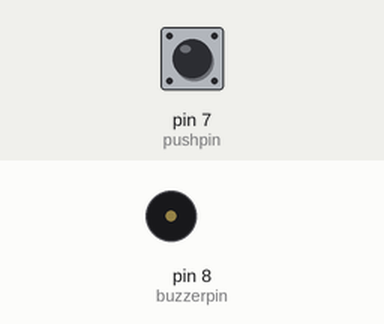
A sketch run on a simulated Arduino Uno, built with avr-gcc and run on an emulated ATmega328P. Parts: buzzer (waves = sounding, pin HIGH). Inputs (shaded band) come from the test bench; at power-on: pin 7 (pushpin) HIGH.

Above: at 1.2 s.
1.3 s: pin 7 (pushpin) pulled LOW for 1 s
At 1.47 s:
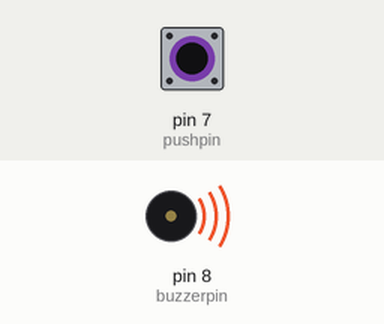
4.0 s: pin 7 (pushpin) pulled LOW for 3.2 s
At 7.8 s:
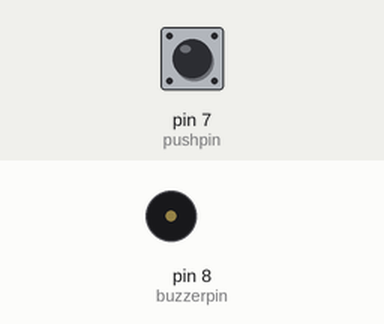
Timing chart, 0 to 9.3 s (numbered marks = the images above; inputs shaded):
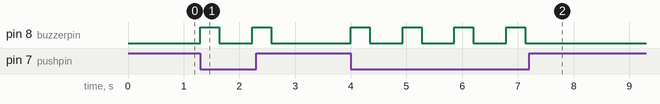

Measured:
- after the input at 1.3 s, pin 8 (buzzerpin): alternates HIGH for 0.34 s and LOW for 0.59 s, 4 changes in all, then stays LOW, starting at once
- after the input at 4.0 s, pin 8 (buzzerpin): alternates HIGH for 0.34 s and LOW for 0.59 s, 8 changes in all, then stays LOW, starting at once

The sketch:

buzzer.ino
```cpp
// C++ code
//
const int buzzerpin = 8;
const int pushpin = 7;

void setup()
{
  pinMode(buzzerpin,OUTPUT);
  pinMode(pushpin,INPUT_PULLUP);

}

void loop()
{
 if(digitalRead(pushpin)==LOW)
 {
   digitalWrite(buzzerpin,HIGH);
   delay(340);
   digitalWrite(buzzerpin,LOW);
   delay(590);
}
}
```
